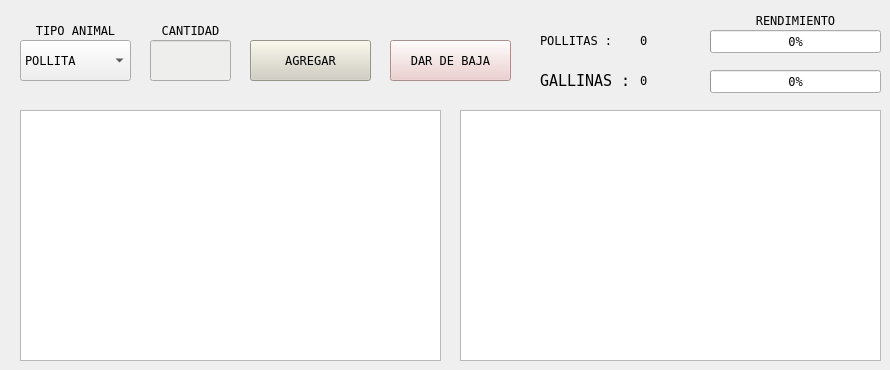
      <widget class="QWidget" name="tab_galpones">
       <attribute name="title">
        <string>RENDIMIENTO</string>
       </attribute>
       <widget class="QPushButton" name="boton_agregar_animales">
        <property name="geometry">
         <rect>
          <x>250</x>
          <y>40</y>
          <width>121</width>
          <height>41</height>
         </rect>
        </property>
        <property name="font">
         <font>
          <family>Andale Mono</family>
         </font>
        </property>
        <property name="styleSheet">
         <string notr="true">background-color: rgb(209, 207, 192);</string>
        </property>
        <property name="text">
         <string>AGREGAR</string>
        </property>
       </widget>
       <widget class="QLabel" name="label_44">
        <property name="geometry">
         <rect>
          <x>20</x>
          <y>10</y>
          <width>111</width>
          <height>41</height>
         </rect>
        </property>
        <property name="font">
         <font>
          <family>Andale Mono</family>
         </font>
        </property>
        <property name="text">
         <string>TIPO ANIMAL</string>
        </property>
        <property name="alignment">
         <set>Qt::AlignCenter</set>
        </property>
       </widget>
       <widget class="QLabel" name="label_45">
        <property name="geometry">
         <rect>
          <x>150</x>
          <y>10</y>
          <width>81</width>
          <height>41</height>
         </rect>
        </property>
        <property name="font">
         <font>
          <family>Andale Mono</family>
         </font>
        </property>
        <property name="text">
         <string>CANTIDAD</string>
        </property>
        <property name="alignment">
         <set>Qt::AlignCenter</set>
        </property>
       </widget>
       <widget class="QComboBox" name="galpon_administrar_animales">
        <property name="geometry">
         <rect>
          <x>20</x>
          <y>40</y>
          <width>111</width>
          <height>41</height>
         </rect>
        </property>
        <property name="font">
         <font>
          <family>Andale Mono</family>
         </font>
        </property>
        <item>
         <property name="text">
          <string>POLLITA</string>
         </property>
        </item>
        <item>
         <property name="text">
          <string>GALLINA</string>
         </property>
        </item>
       </widget>
       <widget class="QPushButton" name="boton_dar_baja_animales">
        <property name="geometry">
         <rect>
          <x>390</x>
          <y>40</y>
          <width>121</width>
          <height>41</height>
         </rect>
        </property>
        <property name="font">
         <font>
          <family>Andale Mono</family>
         </font>
        </property>
        <property name="styleSheet">
         <string notr="true">background-color: rgb(236, 201, 199);</string>
        </property>
        <property name="text">
         <string>DAR DE BAJA</string>
        </property>
       </widget>
       <widget class="QLabel" name="cantidad_pollitas">
        <property name="geometry">
         <rect>
          <x>640</x>
          <y>20</y>
          <width>61</width>
          <height>41</height>
         </rect>
        </property>
        <property name="font">
         <font>
          <family>Andale Mono</family>
         </font>
        </property>
        <property name="text">
         <string>0</string>
        </property>
       </widget>
       <widget class="QLabel" name="label_50">
        <property name="geometry">
         <rect>
          <x>540</x>
          <y>20</y>
          <width>81</width>
          <height>41</height>
         </rect>
        </property>
        <property name="font">
         <font>
          <family>Andale Mono</family>
         </font>
        </property>
        <property name="text">
         <string>POLLITAS :</string>
        </property>
       </widget>
       <widget class="QProgressBar" name="rendimiento_pollitas">
        <property name="geometry">
         <rect>
          <x>710</x>
          <y>30</y>
          <width>171</width>
          <height>23</height>
         </rect>
        </property>
        <property name="font">
         <font>
          <family>Andale Mono</family>
         </font>
        </property>
        <property name="value">
         <number>0</number>
        </property>
       </widget>
       <widget class="QProgressBar" name="rendimiento_gallinas">
        <property name="geometry">
         <rect>
          <x>710</x>
          <y>70</y>
          <width>171</width>
          <height>23</height>
         </rect>
        </property>
        <property name="font">
         <font>
          <family>Andale Mono</family>
         </font>
        </property>
        <property name="value">
         <number>0</number>
        </property>
       </widget>
       <widget class="QLabel" name="cantidad_gallinas">
        <property name="geometry">
         <rect>
          <x>640</x>
          <y>60</y>
          <width>51</width>
          <height>41</height>
         </rect>
        </property>
        <property name="font">
         <font>
          <family>Andale Mono</family>
         </font>
        </property>
        <property name="text">
         <string>0</string>
        </property>
       </widget>
       <widget class="QLabel" name="label_53">
        <property name="geometry">
         <rect>
          <x>710</x>
          <y>0</y>
          <width>171</width>
          <height>41</height>
         </rect>
        </property>
        <property name="font">
         <font>
          <family>Andale Mono</family>
         </font>
        </property>
        <property name="text">
         <string>RENDIMIENTO</string>
        </property>
        <property name="alignment">
         <set>Qt::AlignCenter</set>
        </property>
       </widget>
       <widget class="QLabel" name="label_52">
        <property name="geometry">
         <rect>
          <x>540</x>
          <y>60</y>
          <width>91</width>
          <height>41</height>
         </rect>
        </property>
        <property name="font">
         <font>
          <family>Andale Mono</family>
          <pointsize>11</pointsize>
          <weight>50</weight>
          <italic>false</italic>
          <bold>false</bold>
         </font>
        </property>
        <property name="styleSheet">
         <string notr="true">font: 11pt &quot;Andale Mono&quot;;</string>
        </property>
        <property name="text">
         <string>GALLINAS : </string>
        </property>
       </widget>
       <widget class="QLineEdit" name="cantidad_animales_editar">
        <property name="geometry">
         <rect>
          <x>150</x>
          <y>40</y>
          <width>81</width>
          <height>41</height>
         </rect>
        </property>
        <property name="font">
         <font>
          <family>Andale Mono</family>
         </font>
        </property>
        <property name="styleSheet">
         <string notr="true">background-color: rgb(238, 238, 236);</string>
        </property>
       </widget>
       <widget class="PlotWidget" name="graphicsView_2">
        <property name="geometry">
         <rect>
          <x>20</x>
          <y>110</y>
          <width>421</width>
          <height>251</height>
         </rect>
        </property>
       </widget>
       <widget class="PlotWidget" name="graphicsView_3">
        <property name="geometry">
         <rect>
          <x>460</x>
          <y>110</y>
          <width>421</width>
          <height>251</height>
         </rect>
        </property>
       </widget>
       <zorder>boton_agregar_animales</zorder>
       <zorder>label_44</zorder>
       <zorder>label_45</zorder>
       <zorder>galpon_administrar_animales</zorder>
       <zorder>boton_dar_baja_animales</zorder>
       <zorder>rendimiento_gallinas</zorder>
       <zorder>cantidad_gallinas</zorder>
       <zorder>label_53</zorder>
       <zorder>label_52</zorder>
       <zorder>cantidad_animales_editar</zorder>
       <zorder>cantidad_pollitas</zorder>
       <zorder>rendimiento_pollitas</zorder>
       <zorder>label_50</zorder>
       <zorder>graphicsView_2</zorder>
       <zorder>graphicsView_3</zorder>
      </widget>
